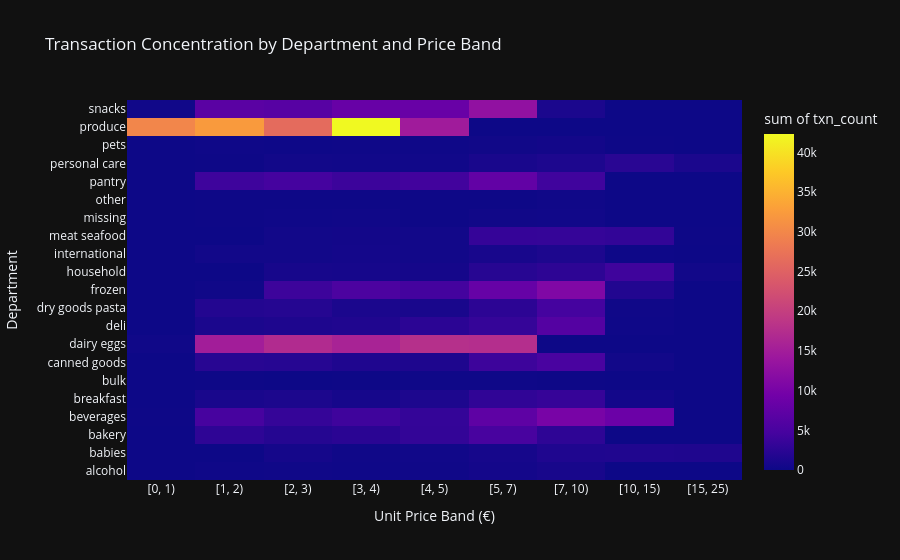

Notebook source saved alongside this figure:
### Markdown cell above
### Price × Volume Concentration (Heatmap)

### What it answers: Where most transactions occur across price bands and departments.

### Code cell
# Sample for speed
sample_df = df.sample(500000, random_state=42) if len(df) > 500000 else df.copy()

# Create price bands
price_bins = [0, 1, 2, 3, 4, 5, 7, 10, 15, 25]
sample_df["price_band"] = pd.cut(sample_df["unit_price"], bins=price_bins, right=False)

# Aggregate counts
heat = (
    sample_df.groupby(["department", "price_band"])
    .size()
    .reset_index(name="txn_count")
)

# Convert Interval -> string
heat["price_band"] = heat["price_band"].astype(str)

# Force proper left-to-right ordering
price_order = [f"[{price_bins[i]}, {price_bins[i+1]})" for i in range(len(price_bins)-1)]
heat["price_band"] = pd.Categorical(heat["price_band"], categories=price_order, ordered=True)

# sort departments by total volume so chart looks cleaner
dept_order = (
    heat.groupby("department")["txn_count"].sum()
    .sort_values(ascending=False)
    .index
)
heat["department"] = pd.Categorical(heat["department"], categories=dept_order, ordered=True)

# 6) Plot
fig = px.density_heatmap(
    heat,
    x="price_band",
    y="department",
    z="txn_count",
    histfunc="sum",
    title="Transaction Concentration by Department and Price Band"
)

fig.update_xaxes(title="Unit Price Band (€)")
fig.update_yaxes(title="Department")
fig.show()

### Figure 1 — Plotly figure (JSON) as saved in the notebook; plotly's stock layout.template omitted (floating-point values rounded to 4 significant figures; data arrays with more than 128 entries replaced by an {"elided": "..."} marker saying what was removed)
{"data": [{"coloraxis": "coloraxis", "histfunc": "sum", "hovertemplate": "price_band=%{x}<br>department=%{y}<br>sum of txn_count=%{z}<extra></extra>", "name": "", "x": {"elided": "189 str values"}, "xaxis": "x", "xbingroup": "x", "y": {"elided": "189 str values"}, "yaxis": "y", "ybingroup": "y", "z": {"elided": "189 int values"}, "type": "histogram2d"}], "layout": {"xaxis": {"anchor": "y", "domain": [0.0, 1.0], "title": {"text": "Unit Price Band (€)"}}, "yaxis": {"anchor": "x", "domain": [0.0, 1.0], "title": {"text": "Department"}}, "coloraxis": {"colorbar": {"title": {"text": "sum of txn_count"}}, "colorscale": [[0.0, "#0d0887"], [0.1111, "#46039f"], [0.2222, "#7201a8"], [0.3333, "#9c179e"], [0.4444, "#bd3786"], [0.5556, "#d8576b"], [0.6667, "#ed7953"], [0.7778, "#fb9f3a"], [0.8889, "#fdca26"], [1.0, "#f0f921"]]}, "legend": {"tracegroupgap": 0}, "title": {"text": "Transaction Concentration by Department and Price Band"}}}
